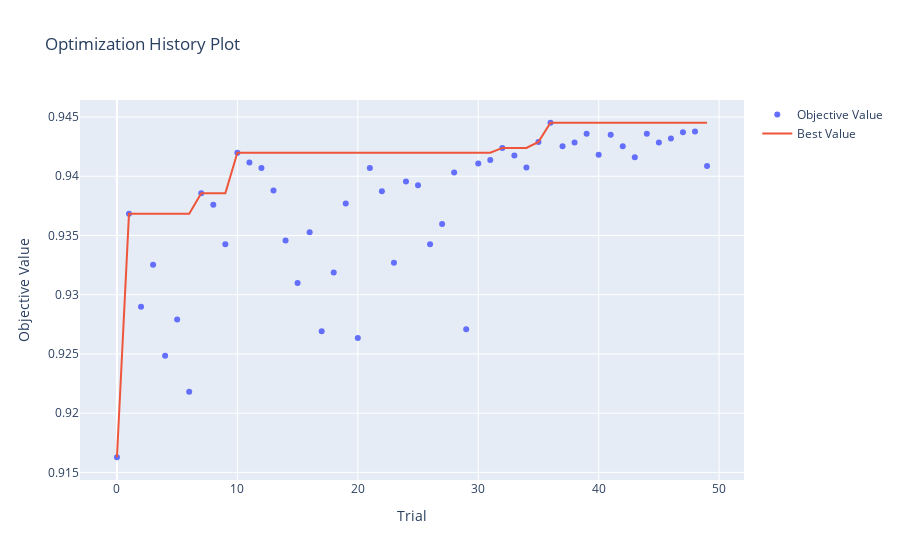

Source (notebook cell):
### Code cell
ov.plot_optimization_history(study).show()
